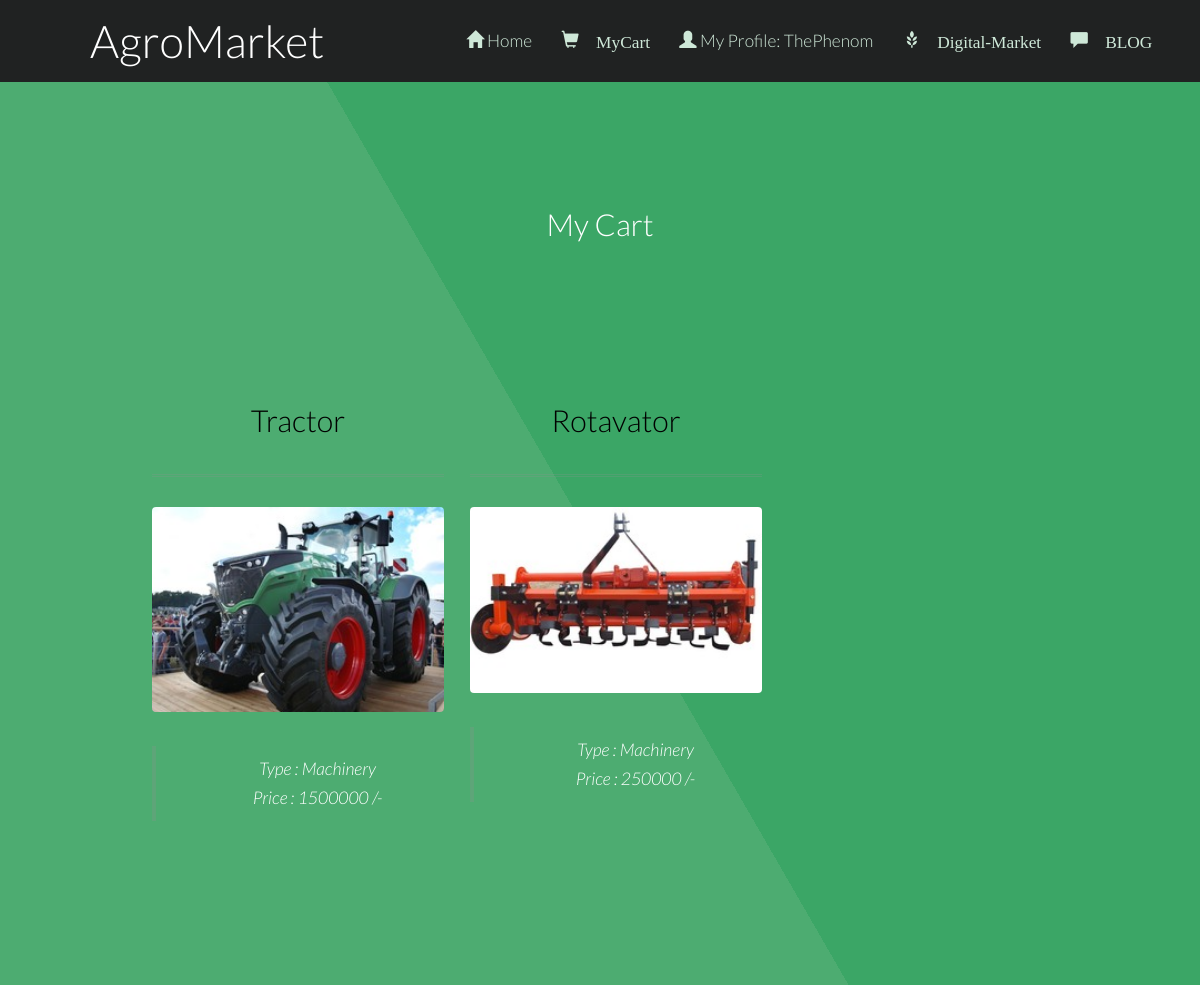
/myCart.php (signed in), run on the app's committed database.
### tables this page shows
CREATE TABLE `mycart` (
  `bid` int(10) NOT NULL,
  `pid` int(10) NOT NULL
);

CREATE TABLE `fproduct` (
  `fid` int(255) NOT NULL,
  `pid` int(255) NOT NULL,
  `product` varchar(255) NOT NULL,
  `pcat` varchar(255) NOT NULL,
  `pinfo` varchar(255) NOT NULL,
  `price` float NOT NULL,
  `pimage` varchar(255) NOT NULL DEFAULT 'blank.png',
  `picStatus` int(10) NOT NULL DEFAULT 0
);

### myCart.php (the view, shortened to what this page needs)
<?php
	require 'db.php';
    $bid = $_SESSION['id'];
?>
<!DOCTYPE html>
<html lang="en">
	<head>
		<link href="bootstrap\css\bootstrap.min.css" rel="stylesheet">
		<link rel="stylesheet" href="login.css"/>
	</head>
	<body class>
		<?php
			require 'menu.php';
		?>
			<section id="main" class="wrapper style1 align-center" >
				<div class="container">
						<h2>My Cart</h2>
				<section id="two" class="wrapper style2 align-center">
				<div class="container">
					<div class="row">
					<?php
                        $sql = "SELECT * FROM mycart WHERE bid = '$bid'";
                        $result = mysqli_query($conn, $sql);
						while($row = $result->fetch_array()):
                            $pid = $row['pid'];
                            $sql = "SELECT * FROM fproduct WHERE pid = '$pid'";
                            $result1 = mysqli_query($conn, $sql);
                            $row1 = $result1->fetch_array();
							$picDestination = "images/productImages/".$row1['pimage'];
						?>
							<div class="col-md-4">
							<section>
							<strong><h2 class="title" style="color:black; "><?php echo $row1['product'].'';?></h2></strong>
							<a href="review.php?pid=<?php echo $row1['pid'] ;?>" > <img class="image fit" src="<?php echo $picDestination;?>" alt=""  /></a>
							<div style="align: left">
							<blockquote><?php echo "Type : ".$row1['pcat'].'';?><br><?php echo "Price : ".$row1['price'].' /-';?><br></blockquote>
						</section>
						</div>
                    <?php endwhile;	?>
					</div>
			</section>
			</section>
	</body>
</html>

### login.css (style rules this page uses)
.container { padding: 16px; }

### css/style.css (style rules this page uses)
body { background: #fff; }
body, input, select, textarea { color: #444; font-family: "Lato", Helvetica, sans-serif; font-size: 15pt; font-weight: 300; line-height: 1.65em; }
a { color: #4dac71; text-decoration: underline; }
strong, b { color: #666; font-weight: 400; }
h1, h2, h3, h4, h5, h6 { color: #666; font-weight: 300; line-height: 1em; margin: 0 0 1em 0; }
h2 { font-size: 1.75em; line-height: 1.5em; }
blockquote { border-left: solid 4px rgba(144, 144, 144, 0.25); font-style: italic; margin: 0 0 2em 0; padding: 0.5em 0 0.5em 2em; }
.align-center { text-align: center; }
.image { border-radius: 4px; border: 0; display: inline-block; position: relative; }
.image.fit { display: block; margin: 0 0 2em 0; width: 100%; }
.wrapper { padding: 6em 0em 4em; }
.wrapper.style1 { background-color: #3ba666; -moz-background-image: linear-gradient(60deg, #4dac71 50%, #3ba666 50%); -webkit-background-image: linear-gradient(60deg, #4dac71 50%, #3ba666 50%); -o-background-image: linear-gradient(60deg, #4dac71 50%, #3ba666 50%); -ms-background-image: linear-gradient(60deg, #4dac71 50%, #3ba666 50%); background-image: linear-gradient(60deg, #4dac71 50%, #3ba666 50%); color: #ffffff; }
.wrapper.style1 h2 { color: #ffffff; }
.wrapper.style2 .title, .wrapper.style2 header { border-bottom: medium double rgba(144, 144, 144, 0.25); padding-bottom: 1em; }

### css/style-xlarge.css (style rules this page uses)
body, input, select, textarea { font-size: 13pt; }

### css/style-large.css (style rules this page uses)
body, input, select, textarea { font-size: 13pt; }

### data on the page
mycart: fproduct.product "Tractor", fproduct.pimage (picture), fproduct.pcat "Machinery", fproduct.price "1500000"
mycart: fproduct.product "Rotavator", fproduct.pimage (picture), fproduct.pcat "Machinery", fproduct.price "250000"

### other printed values
$loginProfile "My Profile: ThePhenom"
